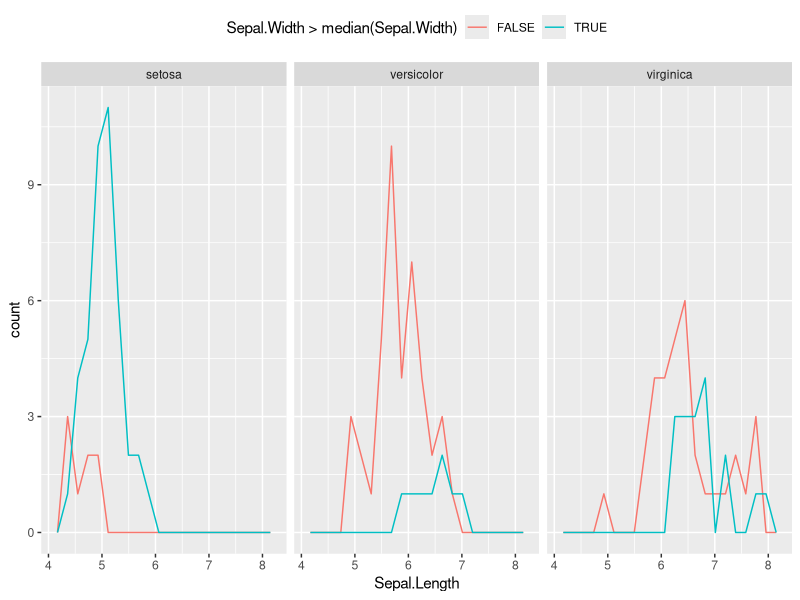

Reproduce this figure in R.
#assignment, data types
library('caret') 
x <- 2
x.num <- 4
x_NANI_q <- '123'
X <- 2
print(cat(x_NANI_q, x, X))
print(x == X)
X <- 5
print(cat(typeof(x_NANI_q), class(x_NANI_q), 
          typeof(X),class(X), typeof(x == X), class(X == X)))

#vectors
x_vec <- c(1, 5, 10, 15)
x_vec_2 <- 1:4
bool_vec <- c(TRUE, FALSE, FALSE, TRUE)
print(cat(x_vec,",", x_vec_2, bool_vec))

mask = x_vec > 7
print(cat(mask, class(mask), mask[2]))
x_vec[mask]
x_vec[c(FALSE, TRUE, TRUE, FALSE)]
x_vec[x_vec != 10]
x_vec[!x_vec %in% c(1, 1000, 15, 67)] #returns all elements that aren't in this vector


a_named_vec <- c(a = 'ahuo', b = 'bhuo',c = 'chuo', z = 'zhuo')
#0 returns empty, 0 returns NA
print(cat(a_named_vec,a_named_vec[1], a_named_vec[0], a_named_vec[3], a_named_vec[1:3]))
#c() combines argument
a_named_vec[c(1,2,3)]
err_vec = c(1, 2, 'err')
print(cat(err_vec, ',', typeof(err_vec)))

#lists
my_lists <- list(var1 = 1:2, var2 = c('test', 'test2'),
                 var3 = seq(-1, 1, length.out = 5),
                 var4 = c('hello', 'goodbye'))
print(my_lists)
print(cat(my_lists$var2,length(my_lists),my_lists[[2]], my_lists[['var4']],
          str(my_lists)))


#dataframe:
my_df <- data.frame(x_1 = 1:4,
                    x_2 = c("yes", "no", "hello", "maybe"),
                    x_3 = seq(-1, 1, length.out = 4),
                    x_4 = c(TRUE, TRUE, FALSE, TRUE))
my_df
str(my_df)
class(my_df$x_1)
my_df[2,1] #the second row first column
my_df[c(1, 3, 4), 3]
my_df[, c(1,4)]
my_df[, c('x_1', 'x_3')]

#iris dataset
iris
iris[1:11, 'Sepal.Length']

iris[iris$Species == 'setosa', ]
iris[iris$Sepal.Length > 5.8, ]

#packages
library(dplyr)
library(ggplot2)

#pipe in package magrittr
names(iris)
iris %>% names()
length(names(iris))
iris %>% names() %>% length()
length(names(iris))

x <- rnorm(100)
x %<>% abs %>% sort #call abs on x and write back to x

#tibble
my_df
my_df %>% tbl_df %>% glimpse #glimpse is tidyverse's alternative to str()
my_df %>% tbl_df %>% select(c(1, 3))
c('pitt', 'and ', 'psu') %>% str
my_df %>% tbl_df %>% slice(c(1, 2, 4)) %>% filter(x_3 > 0)
my_df[2,4] <- FALSE
my_df
my_df %>% tbl_df %>% filter(x_3 < 0 & x_4 == FALSE)

#ggplot
  iris %>% ggplot(mapping = aes(x = Sepal.Length)) +
  geom_freqpoly(bins = 20, mapping = aes(color = Sepal.Width > median(Sepal.Width))) +
  facet_wrap(~Species) + 
  theme(legend.position = "top")

iris %>% summary()








